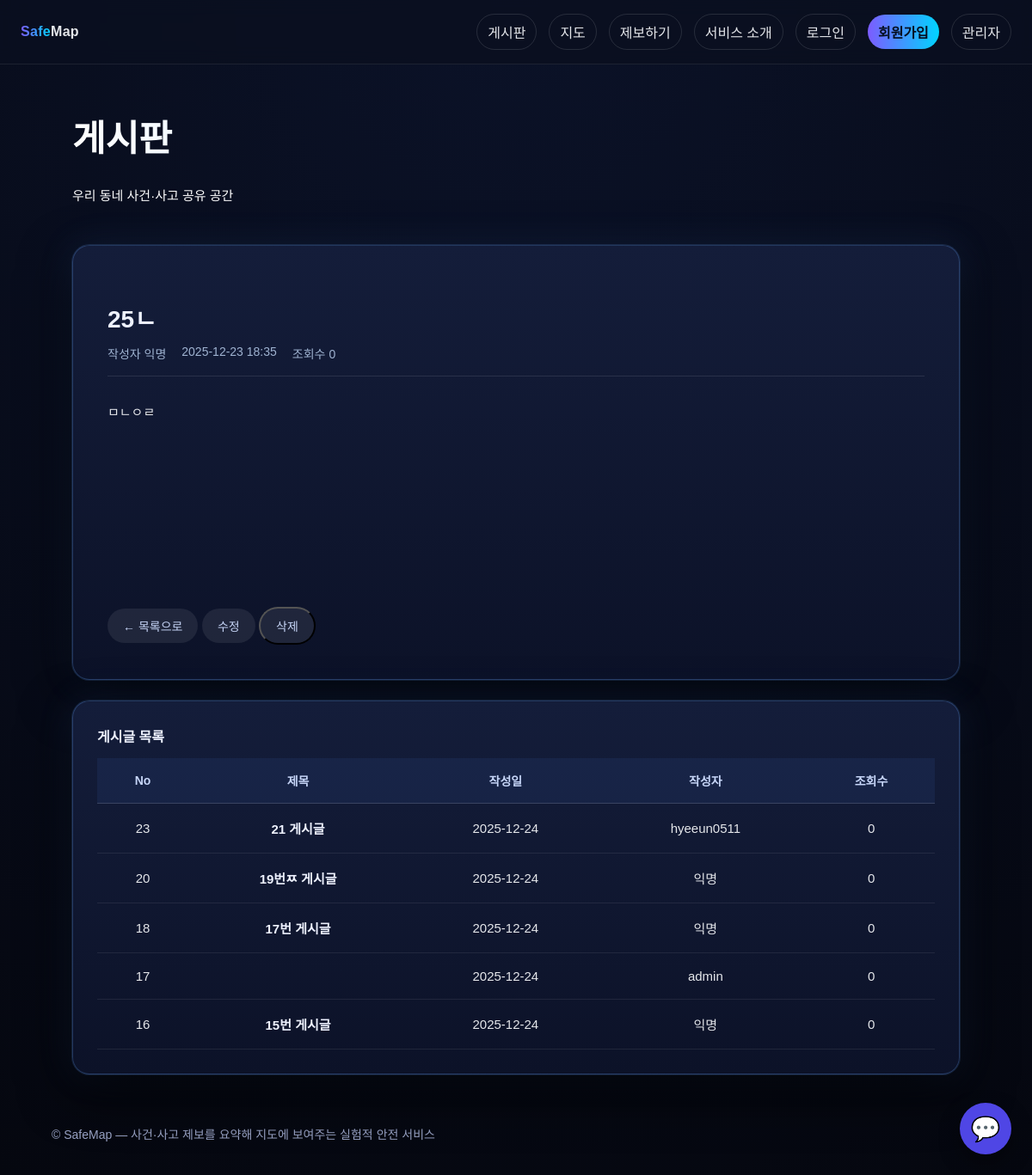
The page /board/1/ on the database its author committed.
### pages/models.py (models this page shows)
class Board(models.Model):
    title = models.CharField(max_length=200)
    content = models.TextField()
    author = models.ForeignKey(
        User,
        on_delete=models.CASCADE,
        null=True,      # :star: 추가
        blank=True
    )
    created_at = models.DateTimeField(auto_now_add=True)
    views = models.PositiveIntegerField(default=0)

### pages/views.py (the view)
# urls.py: path('board/<int:pk>/', views.board_detail, name='board_detail'),
def board_detail(request, pk):
    board = get_object_or_404(Board, pk=pk)
    prev_post = Board.objects.filter(id__lt=board.id).order_by('-id').first()
    next_post = Board.objects.filter(id__gt=board.id).order_by('id').first()
    from_page = request.GET.get('from', 1)
    board_qs = Board.objects.all().order_by('-id')  # 목록과 동일한 정렬
    paginator = Paginator(board_qs, 5)              # ✅ board_list와 같은 개수(5개씩)
    board_list = paginator.get_page(from_page)      # ✅ from_page에 해당하는 페이지 객체
    return render(request, 'reports/board_detail.html', {
        'board': board,
        'prev_post': prev_post,
        'next_post': next_post,
        'board_list': board_list,
        'from_page': from_page,
    })

### templates/reports/board_detail.html (shortened to what this page needs)
{% extends 'base.html' %}
{% load static %}
{% block content %}
<link rel="stylesheet" href="{% static 'css/board.css' %}">
<div class="board-wrapper">
    <div class="board-header">
        <h1>게시판</h1>
        <p>우리 동네 사건·사고 공유 공간</p>
    </div>
    <div class="board-card board-detail-card">
        <h2 class="detail-title">{{ board.title }}</h2>
        <div class="detail-meta">
            <span>
                작성자
                {% if board.author %}
                    {{ board.author.username }}
                {% else %}
                    익명
                {% endif %}
            </span>
            <span>{{ board.created_at|date:"Y-m-d H:i" }}</span>
            <span>조회수 {{ board.views }}</span>
        </div>
        <div class="detail-content">
            {{ board.content|linebreaks }}
        </div>
        <div class="detail-actions">
            <a href="{% url 'pages:board_list' %}?page={{ from_page }}" class="back-btn">← 목록으로</a>
            <a href="{% url 'pages:board_list' %}" class="back-btn">수정</a>
            <button type="button" class="back-btn danger" onclick="openDeleteModal()">삭제</button>
        </div>
    </div>
    <div class="board-card" style="margin-top:24px;">
        <h3 class="detail-subtitle">게시글 목록</h3>
        <table class="board-table">
            <thead>
                <tr>
                    <th>No</th>
                    <th>제목</th>
                    <th>작성일</th>
                    <th>작성자</th>
                    <th>조회수</th>
                </tr>
            </thead>
            <tbody>
                {% for item in board_list %}
                <tr class="board-row" data-href="{% url 'pages:board_detail' item.id %}?from={{ from_page }}">
                    <td>{{ item.id }}</td>
                    <td class="title">
                        <a class="title-link" href="{% url 'pages:board_detail' item.id %}?from={{ from_page }}">
                            {{ item.title }}
                        </a>
                    </td>
                    <td>{{ item.created_at|date:"Y-m-d" }}</td>
                    <td>{{ item.author.username|default:"익명" }}</td>
                    <td>{{ item.views|default:"0" }}</td>
                </tr>
                {% empty %}
                <tr>
                    <td colspan="5" class="empty">게시글이 없습니다.</td>
                </tr>
                {% endfor %}
            </tbody>
        </table>
    </div>
</div>
{% endblock %}

### static/css/site.css (style rules this page uses)
:root { --bg:#0b1020;--card:#121a33;--muted:#9aa4c6;--text:#e8ecff;--brand:#7c5cff;--brand2:#00d4ff; }
* { box-sizing:border-box }
body { margin:0;font-family:system-ui,-apple-system,Segoe UI,Roboto,Apple SD Gothic Neo,Noto Sans KR,sans-serif;background:linear-gradient(180deg,var(--bg),#070a14);color:var(--text) }
a { color:inherit;text-decoration:none }
button, .btn, a.btn, input[type=submit] { cursor: pointer; }

### static/css/board.css (style rules this page uses)
body { background: radial-gradient(circle at top, #0b1228, #05070f); color: #e5e7eb; font-family: 'Pretendard', 'Noto Sans KR', sans-serif; }
.board-wrapper { position: relative; }
.board-header h1 { font-size: 42px; font-weight: 800; background: linear-gradient(90deg, #ffffff, #9dd1ff); -webkit-background-clip: text; -webkit-text-fill-color: transparent; }
.board-header p { margin-top: 10px; font-size: 15px; color: #ffffff; }
.board-card { margin-top: 48px; padding: 28px; border-radius: 20px; background: linear-gradient(180deg, #141d3a, #0c1228); border: 1px solid rgba(106, 169, 255, 0.25); box-shadow: 0 0 0 1px rgba(106,169,255,0.15), 0 20px 60px rgba(0,0,0,0.8), 0 0 40px rgba(79,140,255,0.15); }
.board-table { width: 100%; border-collapse: collapse; }
.board-table thead { background: rgba(79, 140, 255, 0.08); }
.board-table th { padding: 16px; font-size: 14px; color: #c7d6f8; border-bottom: 1px solid rgba(255,255,255,0.15); }
.board-table td { padding: 18px 16px; font-size: 15px; border-bottom: 1px solid rgba(255,255,255,0.08); }
.board-table td.title { font-weight: 600; color: #eef2ff; }
.board-table td { text-align: center; }
.board-row { cursor: pointer; }
.board-table td a { pointer-events: none; color: inherit; text-decoration: none; }
.board-detail-card { padding: 40px; }
.detail-title { font-size: 28px; font-weight: 700; margin-bottom: 12px; color: #eef2ff; }
.detail-meta { display: flex; gap: 18px; font-size: 14px; color: #9fb3d1; padding-bottom: 16px; border-bottom: 1px solid rgba(255,255,255,0.1); margin-bottom: 28px; }
.detail-content { font-size: 15px; line-height: 1.8; color: #e5e7eb; min-height: 200px; }
.detail-actions { margin-top: 40px; }
.back-btn { display: inline-block; padding: 10px 18px; border-radius: 999px; background: rgba(255,255,255,0.08); color: #c7d6f8; text-decoration: none; font-size: 14px; }
.detail-subtitle { margin: 0 0 14px 0; font-size: 16px; font-weight: 700; color: #eef2ff; }

### rows shown on the page
Board: title "25ㄴ", created_at "2025-12-23 18:35", views "0", content "ㅁㄴㅇㄹ"
Board: id "23", title "21 게시글", created_at "2025-12-24", author.username "hyeeun0511", views "0"
Board: id "20", title "19번ㅉ 게시글", created_at "2025-12-24", author.username "익명", views "0"
Board: id "18", title "17번 게시글", created_at "2025-12-24", author.username "익명", views "0"
Board: id "17", created_at "2025-12-24", author.username "admin", views "0"
Board: id "16", title "15번 게시글", created_at "2025-12-24", author.username "익명", views "0"
